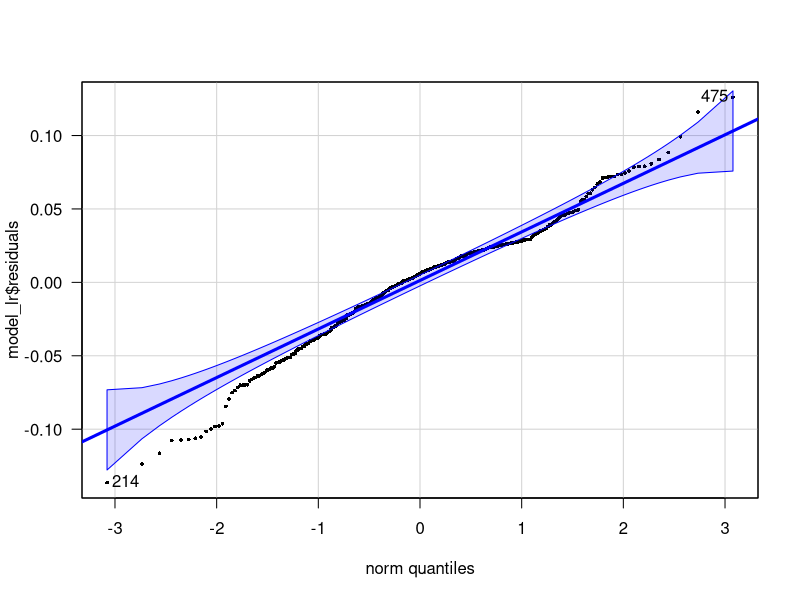
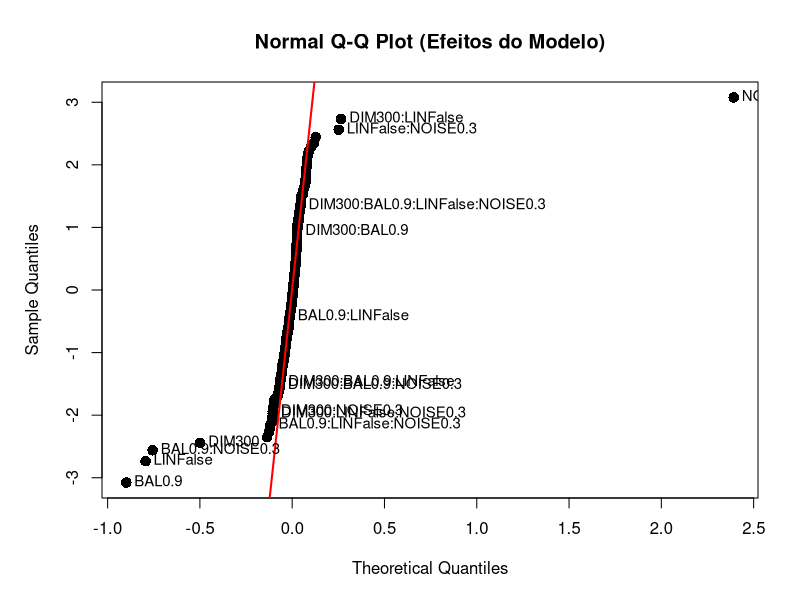
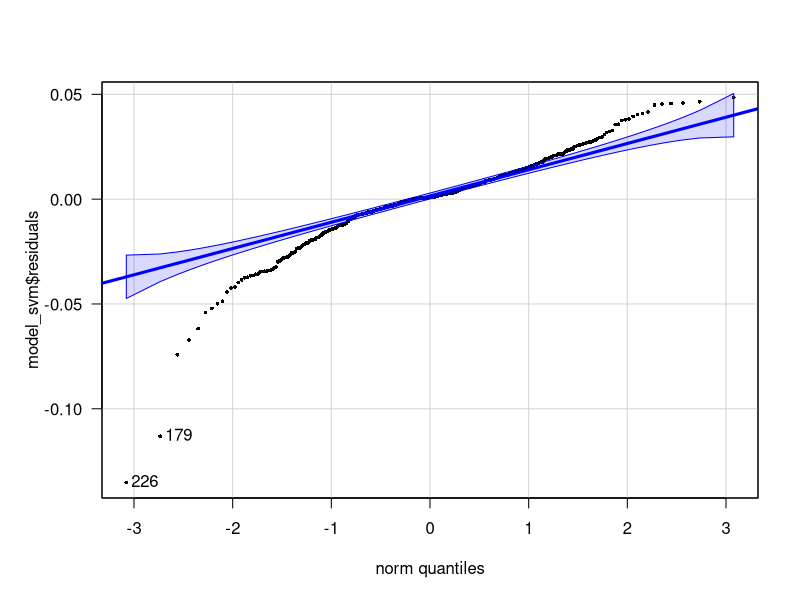
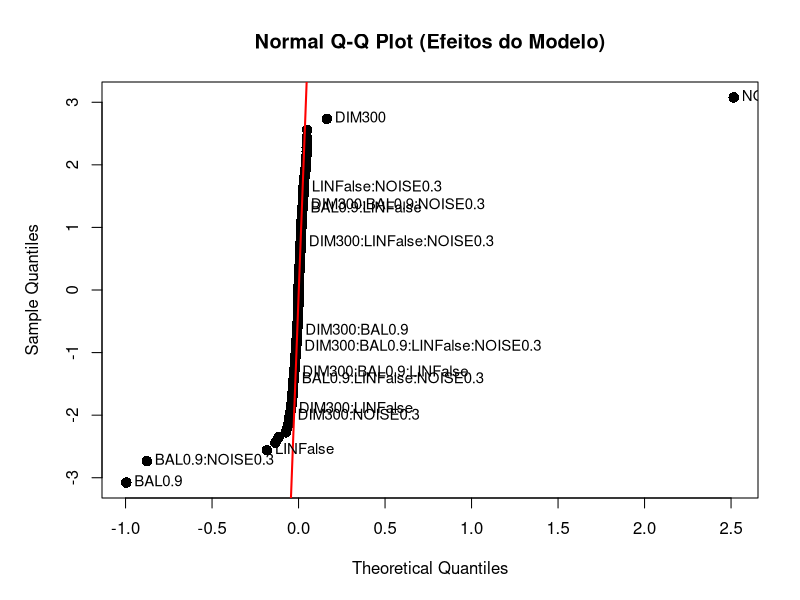
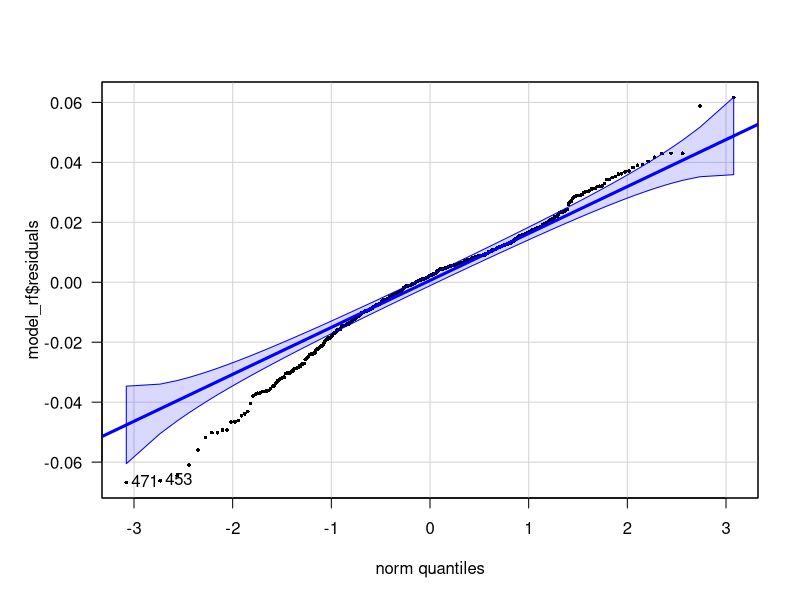
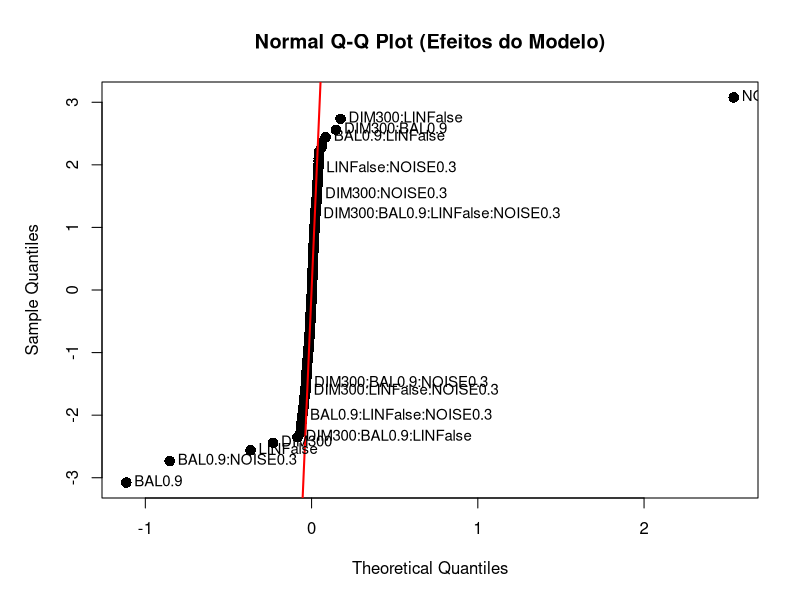
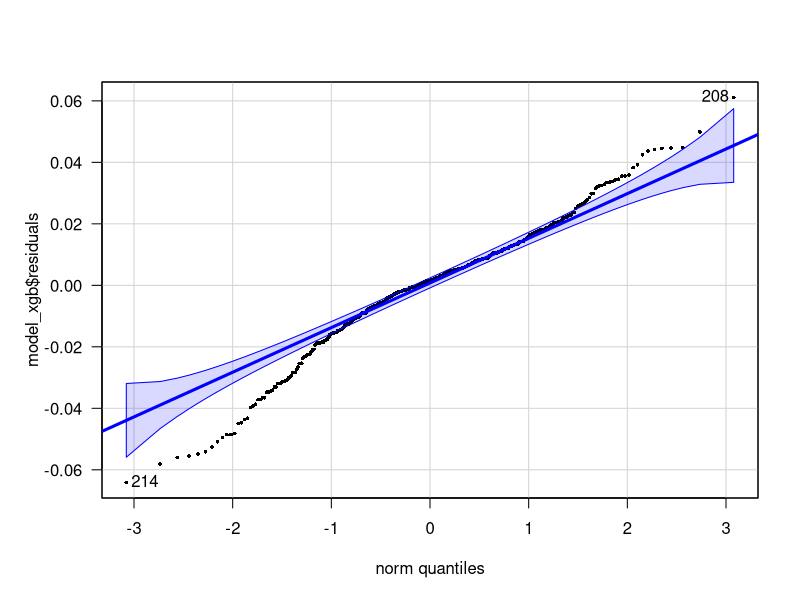
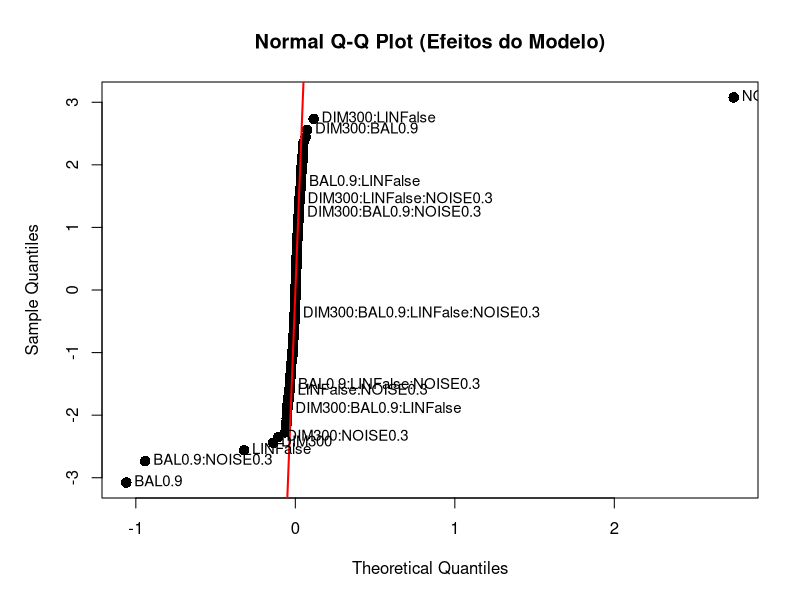

Write R code to recreate these figures, in order.
## Trabalho Final - Planejamento e Analise de Experimentos
# Homero, Isaac e Stéfani

# clean workspace
rm(list=ls())

# install required packages if needed
packages_needed <- c("stringr","ggplot2", "multcomp", "e1071","ggridges")
for (package_name in packages_needed) {      
  if (!(package_name %in% rownames(installed.packages()))){
    install.packages(package_name)
  }
}


################################################################################
## Leitura dos dados gerados

data <- read.table("results_30execs.csv", header = TRUE, sep = ",")

# Modelo Regressao Linear
data_lr <- data[, c(1:11, ncol(data)-3)]
data_lr$DIM <- factor(data_lr$DIM, levels = c("5", "300"))       # Dimensionalidade
data_lr$BAL <- factor(data_lr$BAL, levels = c("0.5", "0.9"))     # Balanceamento
data_lr$LIN <- factor(data_lr$LIN, levels = c("True", "False"))  # Linearidade
data_lr$NOISE <- factor(data_lr$NOISE, levels = c("0", "0.3"))   # Superposição

head(data_lr)
summary(data_lr)

# Modelo SVM
data_svm <- data[, c(1:11, ncol(data)-2)]
data_svm$DIM <- factor(data_svm$DIM, levels = c("5", "300"))       # Dimensionalidade
data_svm$BAL <- factor(data_svm$BAL, levels = c("0.5", "0.9"))     # Balanceamento
data_svm$LIN <- factor(data_svm$LIN, levels = c("True", "False"))  # Linearidade
data_svm$NOISE <- factor(data_svm$NOISE, levels = c("0", "0.3"))   # Superposição

head(data_svm)
summary(data_svm)

# Modelo Random Forest
data_rf <- data[, c(1:11, ncol(data)-1)]
data_rf$DIM <- factor(data_rf$DIM, levels = c("5", "300"))       # Dimensionalidade
data_rf$BAL <- factor(data_rf$BAL, levels = c("0.5", "0.9"))     # Balanceamento
data_rf$LIN <- factor(data_rf$LIN, levels = c("True", "False"))  # Linearidade
data_rf$NOISE <- factor(data_rf$NOISE, levels = c("0", "0.3"))   # Superposição

head(data_rf)
summary(data_rf)

# Modelo XGB
data_xgb <- data[, c(1:11, ncol(data))]
data_xgb$DIM <- factor(data_xgb$DIM, levels = c("5", "300"))       # Dimensionalidade
data_xgb$BAL <- factor(data_xgb$BAL, levels = c("0.5", "0.9"))     # Balanceamento
data_xgb$LIN <- factor(data_xgb$LIN, levels = c("True", "False"))  # Linearidade
data_xgb$NOISE <- factor(data_xgb$NOISE, levels = c("0", "0.3"))   # Superposição

head(data_xgb)
summary(data_xgb)


################################################################################
## Análise Exploratória dos Dados

library(ggplot2)

# Plot grafico de AUC LR
p_lr <- ggplot(data_lr,
       aes(x = BAL,
           y = AUC_LR,
           fill = LIN)) +
  geom_boxplot() +
  facet_grid(DIM ~ NOISE) +
  theme_minimal() +
  theme(
    axis.text  = element_text(size = 14),
    axis.title = element_text(size = 16),
    strip.text = element_text(size = 16),
    legend.position = "bottom"
  ) +
  labs(
    x = "Balanceamento",
    y = "Desempenho (AUC)",
    fill = "Linearidade",
    title = "Distribuição do Desempenho por 4 Fatores (Regressão Linear)"
  )

# Plot grafico de AUC SVM
p_svm <- ggplot(data_svm,
       aes(x = BAL,
           y = AUC_SVM,
           fill = LIN)) +
  geom_boxplot() +
  facet_grid(DIM ~ NOISE) +
  theme_minimal() +
  theme(
    axis.text  = element_text(size = 14),
    axis.title = element_text(size = 16),
    strip.text = element_text(size = 16),
    legend.position = "bottom"
  ) +
  labs(
    x = "Balanceamento",
    y = "Desempenho (AUC)",
    fill = "Linearidade",
    title = "Distribuição do Desempenho por 4 Fatores (SVM)"
  )

# Plot grafico de AUC RF
p_rf <- ggplot(data_rf,
       aes(x = BAL,
           y = AUC_RF,
           fill = LIN)) +
  geom_boxplot() +
  facet_grid(DIM ~ NOISE) +
  theme_minimal() +
  theme(
    axis.text  = element_text(size = 14),
    axis.title = element_text(size = 16),
    strip.text = element_text(size = 16),
    legend.position = "bottom"
  ) +
  labs(
    x = "Balanceamento",
    y = "Desempenho (AUC)",
    fill = "Linearidade",
    title = "Distribuição do Desempenho por 4 Fatores (Random Forest)"
  )

# Plot grafico de AUC XGBoost
p_xgb <- ggplot(data_xgb,
       aes(x = BAL,
           y = AUC_XGB,
           fill = LIN)) +
  geom_boxplot() +
  facet_grid(DIM ~ NOISE) +
  theme_minimal() +
  theme(
    axis.text  = element_text(size = 14),
    axis.title = element_text(size = 16),
    strip.text = element_text(size = 16),
    legend.position = "bottom"
  ) +
  labs(
    x = "Balanceamento",
    y = "Desempenho (AUC)",
    fill = "Linearidade",
    title = "Distribuição do Desempenho por 4 Fatores (XGBoost)"
  )


################################################################################
## Teste de Hipósteses ExpFat Regressao Linear

model_lr <- aov(data_lr$AUC_LR~ (DIM + BAL + LIN + NOISE)^4,
                data = data_lr)
summary(model_lr)
summary.lm(model_lr)$r.squared

## Verificacao de premissas

# Normalidade dos residuos
library(car)
shapiro.test(model_lr$residuals)
qqPlot(model_lr$residuals,
       pch = 16,
       lwd = 3,
       cex = 0.5,
       las = 1)

# Homoscedasticidade
fligner.test(model_lr$residuals ~ interaction(DIM, BAL, LIN, NOISE),
             data = data_lr)



effect_est <- as.numeric(model_lr$effects[-1])
effect_names <- names(model_lr$effects)[-1]

par(mar = c(5,5,4,2) + 0.1)  # margens
qq.obj <- qqnorm(effect_est,
                 datax    = TRUE,
                 pch      = 16,
                 cex      = 1.4,
                 main     = "Normal Q-Q Plot (Efeitos do Modelo)",
                 xlab     = "Sample Quantiles",
                 ylab     = "Theoretical Quantiles")
qqline(effect_est, datax = TRUE, col = "red", lwd = 2)

text(x = qq.obj$x,
     y = qq.obj$y,
     labels = effect_names,
     pos = 4,
     offset = 0.4,
     cex = 0.9)


################################################################################
## Teste de Hipósteses ExpFat SVM

model_svm <- aov(data_svm$AUC_SVM~ (DIM + BAL + LIN + NOISE)^4,
                 data = data_svm)
summary(model_svm)
summary.lm(model_svm)$r.squared

## Verificacao de premissas

# Normalidade dos residuos
library(car)
shapiro.test(model_svm$residuals)
qqPlot(model_svm$residuals,
       pch = 16,
       lwd = 3,
       cex = 0.5,
       las = 1)

# Homoscedasticidade
fligner.test(model_svm$residuals ~ interaction(DIM, BAL, LIN, NOISE),
             data = data_svm)


## Daniel's plot para detectar efeitos
effect_est <- as.numeric(model_svm$effects[-1])
effect_names <- names(model_svm$effects)[-1]

par(mar = c(5,5,4,2) + 0.1)  # margens
qq.obj <- qqnorm(effect_est,
                 datax    = TRUE,
                 pch      = 16,
                 cex      = 1.4,
                 main     = "Normal Q-Q Plot (Efeitos do Modelo)",
                 xlab     = "Sample Quantiles",
                 ylab     = "Theoretical Quantiles")
qqline(effect_est, datax = TRUE, col = "red", lwd = 2)

text(x = qq.obj$x,
     y = qq.obj$y,
     labels = effect_names,
     pos = 4,
     offset = 0.4,
     cex = 0.9)

################################################################################
## Teste de Hipósteses ExpFat Random Forest

model_rf <- aov(data_rf$AUC_RF~ (DIM + BAL + LIN + NOISE)^4,
                data = data_rf)
summary(model_rf)
summary.lm(model_rf)$r.squared

## Verificacao de premissas

# Normalidade dos residuos
library(car)
shapiro.test(model_rf$residuals)
qqPlot(model_rf$residuals,
       pch = 16,
       lwd = 3,
       cex = 0.5,
       las = 1)

# Homoscedasticidade
fligner.test(model_rf$residuals ~ interaction(DIM, BAL, LIN, NOISE),
             data = data_rf)


## Daniel's plot para detectar efeitos
effect_est <- as.numeric(model_rf$effects[-1])
effect_names <- names(model_rf$effects)[-1]

par(mar = c(5,5,4,2) + 0.1)  # margens
qq.obj <- qqnorm(effect_est,
                 datax    = TRUE,
                 pch      = 16,
                 cex      = 1.4,
                 main     = "Normal Q-Q Plot (Efeitos do Modelo)",
                 xlab     = "Sample Quantiles",
                 ylab     = "Theoretical Quantiles")
qqline(effect_est, datax = TRUE, col = "red", lwd = 2)

text(x = qq.obj$x,
     y = qq.obj$y,
     labels = effect_names,
     pos = 4,
     offset = 0.4,
     cex = 0.9)

################################################################################
## Teste de Hipósteses ExpFat XGBoost

model_xgb <- aov(data_xgb$AUC_XGB~ (DIM + BAL + LIN + NOISE)^4,
                 data = data_xgb)
summary(model_xgb)
summary.lm(model_xgb)$r.squared

## Verificacao de premissas

# Normalidade dos residuos
library(car)
shapiro.test(model_xgb$residuals)
qqPlot(model_xgb$residuals,
       pch = 16,
       lwd = 3,
       cex = 0.5,
       las = 1)

# Homoscedasticidade
fligner.test(model_xgb$residuals ~ interaction(DIM, BAL, LIN, NOISE),
             data = data_xgb)


## Daniel's plot para detectar efeitos
effect_est <- as.numeric(model_xgb$effects[-1])
effect_names <- names(model_xgb$effects)[-1]

par(mar = c(5,5,4,2) + 0.1)  # margens
qq.obj <- qqnorm(effect_est,
                 datax    = TRUE,
                 pch      = 16,
                 cex      = 1.4,
                 main     = "Normal Q-Q Plot (Efeitos do Modelo)",
                 xlab     = "Sample Quantiles",
                 ylab     = "Theoretical Quantiles")
qqline(effect_est, datax = TRUE, col = "red", lwd = 2)

text(x = qq.obj$x,
     y = qq.obj$y,
     labels = effect_names,
     pos = 4,
     offset = 0.4,
     cex = 0.9)
